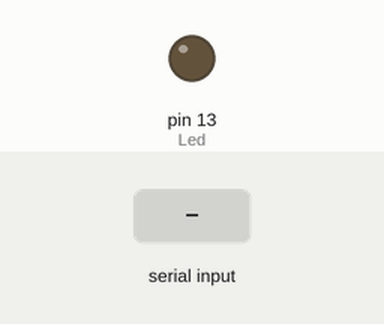
A sketch run on a simulated Arduino Uno, built with avr-gcc and run on an emulated ATmega328P. Parts: output pins drawn as LEDs (lit = HIGH). Inputs (shaded band) come from the test bench.

Above: at 1.2 s.
1.3 s: "1" received over Serial
At 1.6 s:
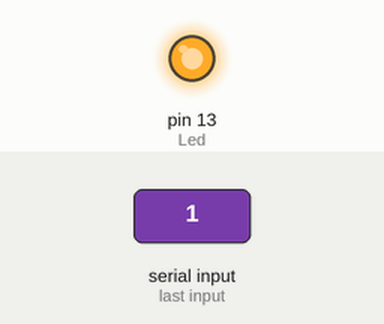
2.8 s: "0" received over Serial
At 4.0 s:
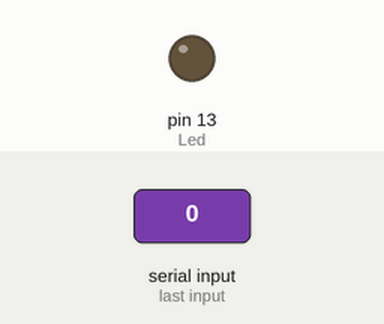
Timing chart, 0 to 5.8 s (numbered marks = the images above; inputs shaded):
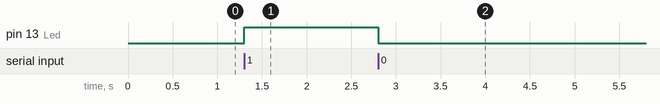

Measured:
- after the input at 1.3 s, pin 13 (Led): LOW → HIGH at once
- after the input at 2.8 s, pin 13 (Led): HIGH → LOW at once

The sketch:

sem1_hw3.ino
```cpp
// C++ code
//

int incomingByte;
int Led = 13;

void setup()
{
  Serial.begin(9600);
  pinMode(Led, OUTPUT);
}

void loop()
{
  if (Serial.available() > 0){
    incomingByte = Serial.read();
    if (incomingByte == '1'){
      digitalWrite(Led, HIGH);
    } else if (incomingByte == '0'){
      digitalWrite(Led, LOW);
    }
  }
}
```
